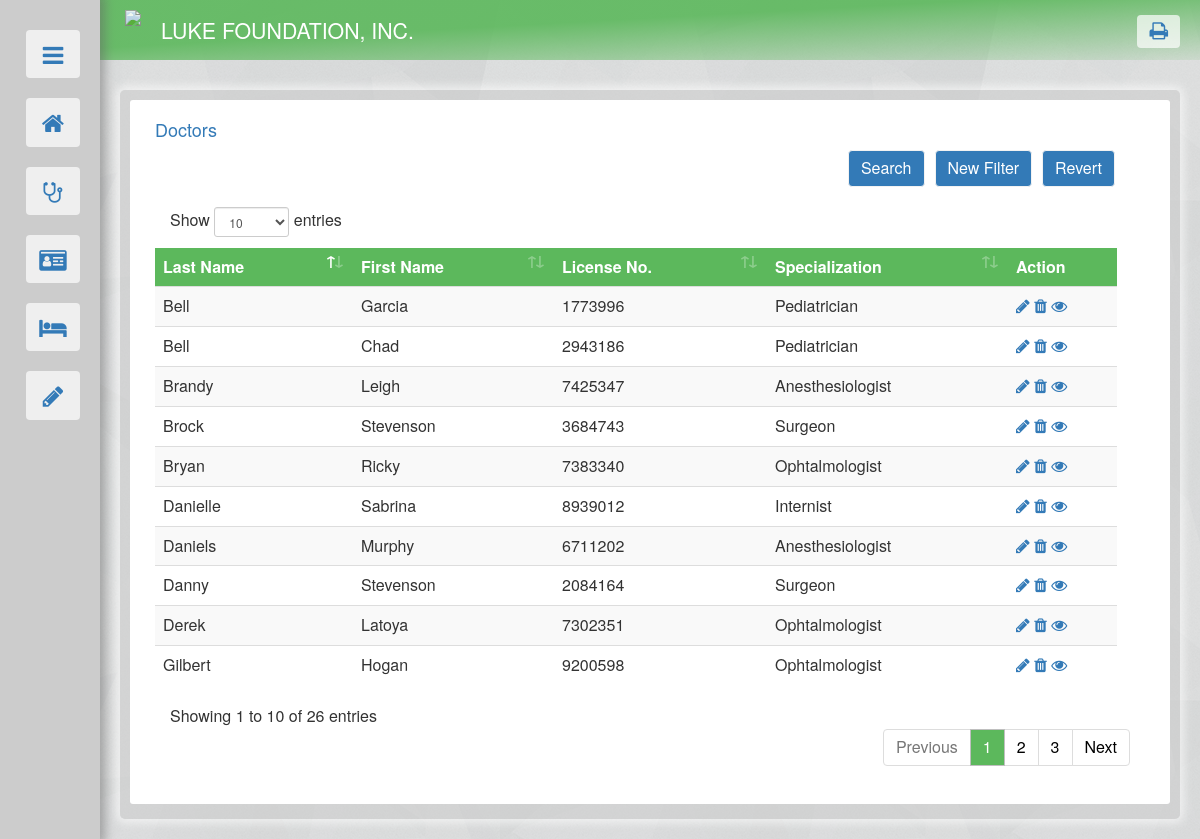
The app's page /doctors.php with its own data.
### tables this page shows
create table DOCTOR(
	DOC_LICENSE_NUM  CHAR(7) NOT NULL UNIQUE,
	LAST_NAME VARCHAR(20) NOT NULL,
	FIRST_NAME VARCHAR(20)  NOT NULL,
	ADDRESS VARCHAR(50),
	SPECIALIZATION VARCHAR(25),
	PRIMARY KEY (DOC_LICENSE_NUM)
);

### doctors.php (the view, shortened to what this page needs)
<!DOCTYPE html>
<html>
	<head>
		<link href="references/bootstrap.min.css" rel="stylesheet"/>
		<link rel="stylesheet" href="references/font-awesome.min.css">
		<link rel="stylesheet" type="text/css" href="theme2.css">
		<link rel="stylesheet" href="references/dataTables.bootstrap4.min.css"/>
	</head>
	<body style="justify-content: center;">
		<?php include("nav.php"); ?>
		<div id="body">
			<div class="container-fluid" id="outer">
				<?php
					include("dbconnect.php");
					$FN_MAX = 15;
					$LN_MAX = 20;
					$LIC_LENG = 7;
					$ADDR_MAX = 50;
				?>
				<div class="container-fluid" id="basic" >
					<div id="inner" >
						<div class="container-fluid" >
							<h4 style="color:#337ab7;">Doctors</h4>
						</div>
						<div class="container-fluid" >
							<div>
								<div class="container-fluid">
									<ul class="list-group">
										<?php
											$DEFAULT = 0;
											$D_query = "SELECT * FROM DOCTOR order by LAST_NAME asc";
											$output = $mydatabase->query($D_query);
											if($DEFAULT==0){
												include("doctors_filter.php");
												if ($output->num_rows > 0) {
													echo '<table id="docdat" class="table table-striped row">
															<thead>
																<tr id="tophead">
																<td style="color:#ffffff">'.'Last Name'.'</th>
																<td style="color:#ffffff">'.'First Name'.'</th>
																<td style="color:#ffffff">'.'License No.'.'</th>
																<td style="color:#ffffff">'.'Specialization'.'</th>
																<td style="color:#ffffff">'.'Action'.'</th>
																</tr>
															</thead>';
													while($row = $output->fetch_assoc()) {
														echo 	'<tr>
																	<td>'.$row["LAST_NAME"].'</td>
																	<td>'.$row["FIRST_NAME"].'</td>
																	<td>'.$row["DOC_LICENSE_NUM"].'</td>
																	<td>'.$row["SPECIALIZATION"].'</td>
																	<td>
																		<a href=""><span class="fa fa-pencil" title="Edit"></span></a>
																		<a role="button" id="'.$row["DOC_LICENSE_NUM"].'" onclick="outer_close(this.id)"><span class="fa fa-trash" title="Delete"></span></a>
																		<a href="'.'doctors.php'.'?profilepage='.$row["DOC_LICENSE_NUM"].'">'.'<span class="fa fa-eye" title="See full detail"></span></a>
																	</td>
																</tr>';
													}
													echo 	'</table>';
												} else { echo "No Records."; }
											}else if ($DEFAULT==1) {
												$query = "SELECT s.CASE_NUM, s.SURG_DATE, s.SURG_ADDRESS, p.PAT_ID_NUM, p.PAT_FNAME, p.PAT_LNAME FROM SURGERY s, EYEPATIENT p WHERE s.PAT_ID_NUM=p.PAT_ID_NUM ORDER BY SURG_DATE DESC";
												$output1 = $mydatabase->prepare("SELECT * FROM DOCTOR where DOC_LICENSE_NUM = '$profile_p' ");
												$output1->execute();
												$line1 = $output1->get_result();
												$dataline = $line1->fetch_assoc();
												$output2 = $mydatabase->query($query);
												$D_NAME = $dataline["FIRST_NAME"].' '.$dataline["LAST_NAME"];
												$D_DLN = $dataline["DOC_LICENSE_NUM"];
												$D_LN = $dataline["LAST_NAME"];
												$D_FN = $dataline["FIRST_NAME"];
												$D_A = $dataline["ADDRESS"];
												$D_SP = $dataline["SPECIALIZATION"];
												$SPEC_choice = array('Select specialization', 'Pediatrician','Opthalmologist','Anesthesiologist','Surgeon','Internist');
												echo '<div>
														<div class="container-fluid">
															<h3>Dr. '.$D_NAME.'</h3>
															<div class="panel panel-default" style="padding-bottom:10px;">
																<div class="panel-heading" id="tophead1">Doctor Information</div>
																<div class="panel-body row" style="margin:0px; padding:5px 10px;">
																	<div class="col-md-3" style="font-weight:bold;">License Number</div>
																	<div class="col-md-9">'.$D_DLN.'</div>
																</div>
																<div class="panel-body row" style="margin:0px; padding:5px 10px;">
																	<div class="col-md-3" style="font-weight:bold;">Address</div>
																	<div class="col-md-9">'.$D_A.'</div>
																</div>
																<div class="panel-body row" style="margin:0px; padding:5px 10px;">
																	<div class="col-md-3" style="font-weight:bold;">Specialization</div>
																	<div class="col-md-9">'.$D_SP.'</div>
																</div>
															</div>
															<div class="panel panel-default" style="padding-bottom:10px;">
																<div class="panel-heading" id="tophead1">Surgeries Attended</div>
																<div class="panel-body row" style="margin:0px; padding:5px 10px;">
																	<table class="table table-hover table-responsive">
																		<thead style="background:#5cb85c">
																			<th style="color:#ffffff">'.'Date'.'</th>
																			<th style="color:#ffffff">'.'Patient'.'</th>
																			<th style="color:#ffffff">'.'Address'.'</th>
																			<th style="color:#ffffff">'.'Action'.'</th>
																		</thead>
																		<tbody>';
												while($dataline2 = $output2->fetch_assoc()) {
													echo 	'<tr>
																<td>'.$dataline2["SURG_DATE"].'</td>
																<td><a href="patient.php?profilepage='.$dataline2["PAT_ID_NUM"].'""><span class="fa fa-external-link" title="View patient"></span></a> '.$dataline2["PAT_FNAME"].' '.$dataline2["PAT_LNAME"].'</td>
																<td>'.$dataline2["SURG_ADDRESS"].'</td>
																<td>
																	<a href=""><span class="fa fa-pencil" title="Edit"></span></a>
																	<a href=""><span class="fa fa-trash" title="Delete"></span></a>
																	<a href="'.'surgery.php'.'?profilepage='.$dataline2["CASE_NUM"].'">'.'<span class="fa fa-eye" title="See full detail"></span></a>
																</td>
															</tr>';
												}
												echo				'</table>
																</div>
															</div>
														</div>
													</div>';
												echo '<div id="link_buttons">
														<button class="btn btn-default" id="del_button" value="doctors" data-toggle="modal" data-target="#confirm_this" style="margin-left:15px;"> <span class="fa fa-trash" style="font-size:15px;"></span> Delete </button>
														<button type="button" class="btn btn-default" data-toggle="modal" data-target="#EditBox" style="margin-left:10px;"><span class="fa fa-edit" style="font-size:15px;"></span> Edit</button>
														<div style="text-align:right;"><a role="button" class="btn" id="go" style="margin-right:15px;" href="doctors.php">Back</a></div>
													</div>';
												echo '<div class="modal fade" id="EditBox" role="dialog" style="top:50px;">
														<div class="modal-dialog modal-lg">';
												echo 		'<div class="modal-content">
																<div class="modal-header">
																	<button type="button" class="close" data-dismiss="modal">&times;</button>
																	<h4 class="modal-title">Edit Record</h4>
																</div>
																<div class="modal-body">';
												echo 				'<div class="container-fluid">
																		<form method="post" id="updating">
																			<p style="margin-bottom: 20px; color:#666666;">
																				Please do not leave the required<span style="color: #d9534f">*</span> fields blank.
																			</p>
																			<div class="container-fluid" style="margin-bottom: 10px;">
																				<label for="F_NAME" style="width: 175px; float: left; ">First Name<span style="color: #d9534f">*</span> </label>
																				<input type="text" class="form-control" id="F_NAME" maxlength="'.$FN_MAX.'" name="F_NAME" value="'.$D_FN.'" style="width: 150px; float: left;" required >
																			</div>
																			<div class="container-fluid" style="margin-bottom: 10px;">
																				<label for="L_NAME" style="width: 175px; float: left; ">Last Name<span style="color: #d9534f">*</span> </label>
																				<input type="text" class="form-control" id="L_NAME" maxlength="'.$LN_MAX.'" name="L_NAME" value="'.$D_LN.'" style="width: 150px; float: left;" required >
																			</div>
																			<div class="container-fluid" style="margin-bottom: 10px;">
																				<label for="LICENSE_NUM" style="width: 175px; float: left; ">License Number<span style="color: #d9534f">*</span> </label>
																				<input pattern="\d{5,7}" type="text" class="form-control" id="LICENSE_NUM" maxlength="'.$LIC_LENG.'" name="LICENSE_NUM" value="'.$D_DLN.'" style="width: 90px; float: left;" required >
																			</div>
																			<div class="container-fluid" style="margin-bottom: 10px;">
																				<label for="ADDRESS" style="width: 175px; float: left; ">Address </label>
																				<input type="text" class="form-control" id="ADDRESS" maxlength="'.$ADDR_MAX.'" name="ADDRESS" value="'.$D_A.'" style="max-width: 450px; float: left;">
																			</div>
																				<div class="container-fluid" style="margin-bottom: 10px;">
																					<label for="SPECIALIZATION" style="width: 175px; float: left; ">Specialization</label>
																					<select class="form-control" id="SPECIALIZATION" name="SPECIALIZATION" style="max-width: 250px; float: left;">';
																					for ($spec=0; $spec < sizeof($SPEC_choice); $spec++) {
																						if($spec==0){
																							echo '<option value = "">-Select specialization-</option>';
																						}else{
																							if($D_SP==$SPEC_choice[$spec]){
																								echo '<option value = "'.$SPEC_choice[$spec].'" selected>'.$SPEC_choice[$spec].'</option>';
																							}else{
																								echo '<option value = "'.$SPEC_choice[$spec].'">'.$SPEC_choice[$spec].'</option>';
																							}
																						}
																					}
																					echo '</select>
																			</div>
																				<div class="text-center" style="margin-top: 20px;">
																				<button type="submit" onclick="update()" class="btn btn-default" value="'.$D_DLN.'" name="doctors_update">Update</button>
																			</div>
																		</form>
																	</div>';
												echo 			'</div>
																<div class="modal-footer">
																	<button type="button" class="btn btn-default" data-dismiss="modal" >Cancel</button>
																	</div>
																</div>';
												echo 			'<script>
																	function update() {
																		var license = document.getElementById("LICENSE_NUM").value;
																		document.getElementById("updating").action = "doctors.php?profilepage="+license;
																	}
																</script>
															</div>
														</div>';
											}else if($DEFAULT==2){
												$del = "DELETE FROM DOCTOR WHERE DOC_LICENSE_NUM = '$delete_p' ";
												if ($mydatabase->query($del) === TRUE) {
													echo "Record deleted.";
													echo '<div class="row" style="text-align:right;"><a role="btn" class="btn" id="go"  href="'.'doctors.php'.'">Back</a></div>';
												} else {
													echo '<div style="margin-top:10px;" class="alert alert-danger alert-dismissable"><a class="close" data-dismiss="alert" aria-label="close">&times;</a>
														<p><strong>Cannot Delete Record</strong></p>
														<p>Error deleting record: '.$mydatabase->error.'</p></div>';
													echo '<div class="row" style="text-align:right;"><a role="btn" class="btn" id="go"  href="'.'doctors.php'.'">Back</a></div>';
												}
											}
										?>
									</ul>
								</div>
							</div>
						</div>
					</div>
				</div>
			</div>
		</div>
	</body>
</html>

### nav.php (shortened to what this page needs)
<?php
	$link = array("Home.php", "doctors.php", "patient.php", "surgery.php");
	$link_sym = array("home", "stethoscope", "id-card", "bed");
	echo '<div style="position: relative;"><div id="sider">
			<div style="padding: 20px;">';
	echo 		'<button class="btn" onclick="OSB()" id="OSB" value="0"  style="float: right; width: 54px;">
					<span class="fa fa-bars"></span>
				</button>';
	for ($i=0; $i < sizeof($link); $i++) {
		echo '<a  href="'.$link[$i].'">
				<button class="btn" id="OSB" style="float:right;">
					<span class=" fa fa-'.$link_sym[$i].'"></span>';
		echo 	'</button>
			</a>';
	}
	$forms = " Forms ";
	echo '<button class="btn" id="FSB" onclick="FSB()" style="float:right;">
			<span class=" fa fa-pencil" value="0"></span>
			<p class="collapse peeklabel" id="nav-label" style="font-size: 12pt; float:left; padding-top:5px; padding-left: 20px;">'.$forms.'</p>
		</button>
		<div id="subform">';
	echo '</div></div></div></div>';
	echo
	'<div class="container" id="headlogo" style="transition: 0.5s; background: linear-gradient(to bottom right, rgba(92, 184, 92, 0.9) 40%, rgba(92, 184, 92, 0) 110%); padding: 10px; width: calc(100% - 100px); height:60px; margin-left:100px; margin-bottom: 10px; min-width: 950px;">
		<a href="Home.php">
		<div >
			<img style="float:left; height:40px; margin-left:15px; opacity:0.9;" src="images/luke_logo.bmp">
			<p style="float:left; font-size:16pt; color:#ffffff; margin: 5px 20px;"> LUKE FOUNDATION, INC. </p>
		</div>
		</a>
		<div style="float:right;">
			<button class="btn" onclick="page_print()" style="margin-right:10px; border: none;"><span class="fa fa-print" style="font-size:20px;"></span> </button>
		</div>
	</div>';
?>

### doctors_filter.php (shortened to what this page needs)
<?php
	echo '<div class="row" id="criteria_buttons">';
	$where = "'doctors.php'";
	echo '<div style="float: right; margin: 0px 30px 10px 0px;"><button type="button" class="btn" id="go" onclick="location.href='.$where.'" >Revert</button></div>';
	echo '<div style="float: right; margin: 0px 10px 10px 0px;"><button type="button" class="btn" data-toggle="collapse" data-target="#upper" id="go" >New Filter</button></div>';
	echo '<div style="float: right; margin: 0px 10px 10px 0px;"><button type="button" class="btn" data-toggle="collapse" data-target="#upper1" id="go" >Search</button></div>';
	echo '</div>';
?>

### theme2.css (style rules this page uses)
#sider { background-color: rgb(204, 204, 204); z-index: 1; color: #337ab7; position: fixed; width: 100px; height: 100%; transition: 0.5s; }
#sider button { width: 90%; font-size:24px; margin: 10px 0px; }
#headlogo button { margin-top: 5px; background-color: rgba(255, 255, 255, 0.7); color: #337ab7; }
#body { padding: 20px; margin-left: 100px; }
body { background-image: url("/images/bg2.png"); background-color: #d9d9d9; }
#outer { background-color: rgba(204, 204, 204, 0.5); margin: auto; padding: 10px 10px 15px 10px; border-radius: 5px; min-width: 900px; box-shadow: 0px 0px 10px 4px rgba(255,255,255, 0.6); }
div, li, td { font-size: 12pt; overflow-wrap: break-word; }
#tophead { background-color: #5cb85c; border-radius: 5px; color: #f2f2f2; border: 0px; font-weight: bold; }
#go, #veracity { background-color: #337ab7; border-color: #f2f2f2; color: #ffffff; font-size: 12pt; }
#basic { background-color: #ffffff; padding: 0px; margin: 0px; border-radius: 3px; }
#inner { padding: 10px; }

### records on screen
doctor: LAST_NAME "Bell", FIRST_NAME "Garcia", DOC_LICENSE_NUM "1773996", SPECIALIZATION "Pediatrician"
doctor: LAST_NAME "Bell", FIRST_NAME "Chad", DOC_LICENSE_NUM "2943186", SPECIALIZATION "Pediatrician"
doctor: LAST_NAME "Brandy", FIRST_NAME "Leigh", DOC_LICENSE_NUM "7425347", SPECIALIZATION "Anesthesiologist"
doctor: LAST_NAME "Brock", FIRST_NAME "Stevenson", DOC_LICENSE_NUM "3684743", SPECIALIZATION "Surgeon"
doctor: LAST_NAME "Bryan", FIRST_NAME "Ricky", DOC_LICENSE_NUM "7383340", SPECIALIZATION "Ophtalmologist"
doctor: LAST_NAME "Danielle", FIRST_NAME "Sabrina", DOC_LICENSE_NUM "8939012", SPECIALIZATION "Internist"
doctor: LAST_NAME "Daniels", FIRST_NAME "Murphy", DOC_LICENSE_NUM "6711202", SPECIALIZATION "Anesthesiologist"
doctor: LAST_NAME "Danny", FIRST_NAME "Stevenson", DOC_LICENSE_NUM "2084164", SPECIALIZATION "Surgeon"
doctor: LAST_NAME "Derek", FIRST_NAME "Latoya", DOC_LICENSE_NUM "7302351", SPECIALIZATION "Ophtalmologist"
doctor: LAST_NAME "Gilbert", FIRST_NAME "Hogan", DOC_LICENSE_NUM "9200598", SPECIALIZATION "Ophtalmologist"
